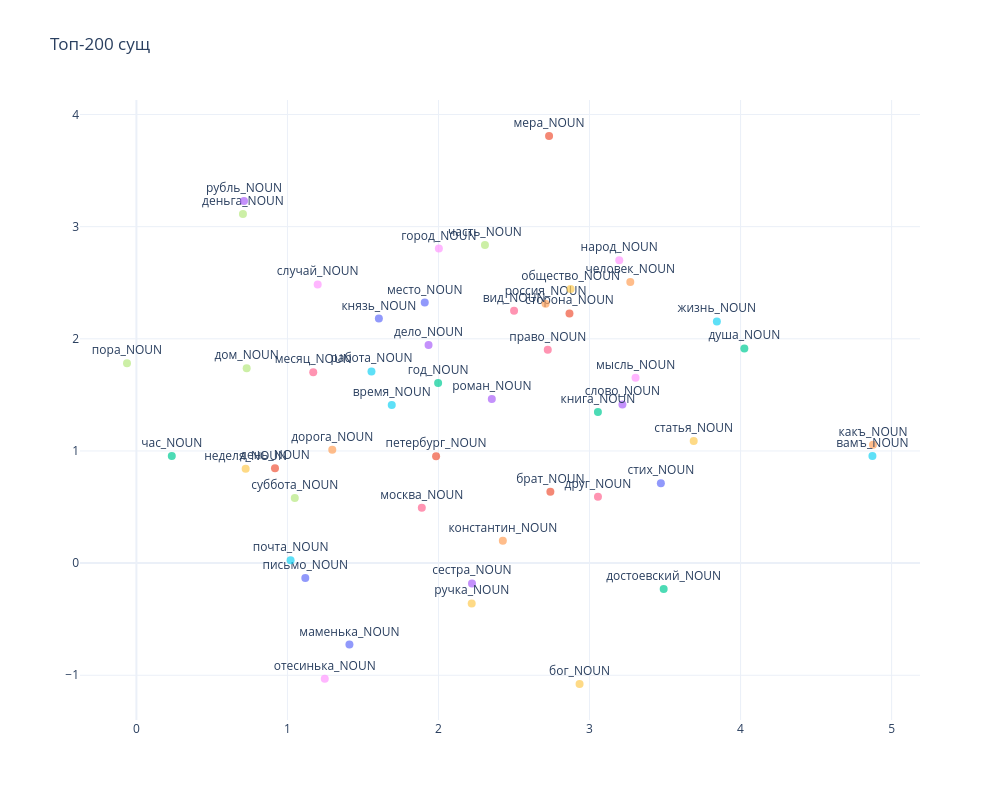

The code cell stored with this chart in its notebook:
### Markdown cell above
То же самое, но с красивой библиотекой plotly.

### Code cell
import plotly.graph_objects as go

fig = go.Figure()
for i, word in enumerate(words_nouns):
    x, y = tsne_vectors[i, :]
    fig.add_trace(
        go.Scatter(
            x=[x],
            y=[y],
            mode="markers+text",
            text=[word],
            textposition="top center",
            marker=dict(size=8, opacity=0.7))
    )

fig.update_layout(
    title="Топ-200 сущ",
    showlegend=False,
    hovermode="closest",
    width=1000,
    height=800,
    template="plotly_white"
)
fig.show()

### Figure 1 — Plotly figure (JSON) as saved in the notebook; plotly's stock layout.template omitted (floating-point values rounded to 4 significant figures)
{"data": [{"marker": {"opacity": 0.7, "size": 8}, "mode": "markers+text", "text": ["письмо_NOUN"], "textposition": "top center", "type": "scatter", "x": [1.118], "y": [-0.1329]}, {"marker": {"opacity": 0.7, "size": 8}, "mode": "markers+text", "text": ["день_NOUN"], "textposition": "top center", "type": "scatter", "x": [0.9175], "y": [0.8464]}, {"marker": {"opacity": 0.7, "size": 8}, "mode": "markers+text", "text": ["год_NOUN"], "textposition": "top center", "type": "scatter", "x": [1.998], "y": [1.605]}, {"marker": {"opacity": 0.7, "size": 8}, "mode": "markers+text", "text": ["дело_NOUN"], "textposition": "top center", "type": "scatter", "x": [1.934], "y": [1.944]}, {"marker": {"opacity": 0.7, "size": 8}, "mode": "markers+text", "text": ["человек_NOUN"], "textposition": "top center", "type": "scatter", "x": [3.27], "y": [2.507]}, {"marker": {"opacity": 0.7, "size": 8}, "mode": "markers+text", "text": ["время_NOUN"], "textposition": "top center", "type": "scatter", "x": [1.691], "y": [1.409]}, {"marker": {"opacity": 0.7, "size": 8}, "mode": "markers+text", "text": ["москва_NOUN"], "textposition": "top center", "type": "scatter", "x": [1.89], "y": [0.4943]}, {"marker": {"opacity": 0.7, "size": 8}, "mode": "markers+text", "text": ["деньга_NOUN"], "textposition": "top center", "type": "scatter", "x": [0.7054], "y": [3.112]}, {"marker": {"opacity": 0.7, "size": 8}, "mode": "markers+text", "text": ["отесинька_NOUN"], "textposition": "top center", "type": "scatter", "x": [1.247], "y": [-1.031]}, {"marker": {"opacity": 0.7, "size": 8}, "mode": "markers+text", "text": ["бог_NOUN"], "textposition": "top center", "type": "scatter", "x": [2.934], "y": [-1.078]}, {"marker": {"opacity": 0.7, "size": 8}, "mode": "markers+text", "text": ["маменька_NOUN"], "textposition": "top center", "type": "scatter", "x": [1.41], "y": [-0.7267]}, {"marker": {"opacity": 0.7, "size": 8}, "mode": "markers+text", "text": ["петербург_NOUN"], "textposition": "top center", "type": "scatter", "x": [1.984], "y": [0.9529]}, {"marker": {"opacity": 0.7, "size": 8}, "mode": "markers+text", "text": ["час_NOUN"], "textposition": "top center", "type": "scatter", "x": [0.2343], "y": [0.9555]}, {"marker": {"opacity": 0.7, "size": 8}, "mode": "markers+text", "text": ["слово_NOUN"], "textposition": "top center", "type": "scatter", "x": [3.218], "y": [1.415]}, {"marker": {"opacity": 0.7, "size": 8}, "mode": "markers+text", "text": ["константин_NOUN"], "textposition": "top center", "type": "scatter", "x": [2.426], "y": [0.2001]}, {"marker": {"opacity": 0.7, "size": 8}, "mode": "markers+text", "text": ["жизнь_NOUN"], "textposition": "top center", "type": "scatter", "x": [3.843], "y": [2.155]}, {"marker": {"opacity": 0.7, "size": 8}, "mode": "markers+text", "text": ["друг_NOUN"], "textposition": "top center", "type": "scatter", "x": [3.056], "y": [0.5924]}, {"marker": {"opacity": 0.7, "size": 8}, "mode": "markers+text", "text": ["дом_NOUN"], "textposition": "top center", "type": "scatter", "x": [0.73], "y": [1.737]}, {"marker": {"opacity": 0.7, "size": 8}, "mode": "markers+text", "text": ["случай_NOUN"], "textposition": "top center", "type": "scatter", "x": [1.2], "y": [2.485]}, {"marker": {"opacity": 0.7, "size": 8}, "mode": "markers+text", "text": ["неделя_NOUN"], "textposition": "top center", "type": "scatter", "x": [0.7234], "y": [0.841]}, {"marker": {"opacity": 0.7, "size": 8}, "mode": "markers+text", "text": ["место_NOUN"], "textposition": "top center", "type": "scatter", "x": [1.909], "y": [2.323]}, {"marker": {"opacity": 0.7, "size": 8}, "mode": "markers+text", "text": ["брат_NOUN"], "textposition": "top center", "type": "scatter", "x": [2.741], "y": [0.6365]}, {"marker": {"opacity": 0.7, "size": 8}, "mode": "markers+text", "text": ["душа_NOUN"], "textposition": "top center", "type": "scatter", "x": [4.025], "y": [1.914]}, {"marker": {"opacity": 0.7, "size": 8}, "mode": "markers+text", "text": ["сестра_NOUN"], "textposition": "top center", "type": "scatter", "x": [2.222], "y": [-0.1811]}, {"marker": {"opacity": 0.7, "size": 8}, "mode": "markers+text", "text": ["дорога_NOUN"], "textposition": "top center", "type": "scatter", "x": [1.297], "y": [1.011]}, {"marker": {"opacity": 0.7, "size": 8}, "mode": "markers+text", "text": ["почта_NOUN"], "textposition": "top center", "type": "scatter", "x": [1.021], "y": [0.02523]}, {"marker": {"opacity": 0.7, "size": 8}, "mode": "markers+text", "text": ["месяц_NOUN"], "textposition": "top center", "type": "scatter", "x": [1.171], "y": [1.702]}, {"marker": {"opacity": 0.7, "size": 8}, "mode": "markers+text", "text": ["часть_NOUN"], "textposition": "top center", "type": "scatter", "x": [2.308], "y": [2.835]}, {"marker": {"opacity": 0.7, "size": 8}, "mode": "markers+text", "text": ["город_NOUN"], "textposition": "top center", "type": "scatter", "x": [2.003], "y": [2.804]}, {"marker": {"opacity": 0.7, "size": 8}, "mode": "markers+text", "text": ["статья_NOUN"], "textposition": "top center", "type": "scatter", "x": [3.69], "y": [1.089]}, {"marker": {"opacity": 0.7, "size": 8}, "mode": "markers+text", "text": ["стих_NOUN"], "textposition": "top center", "type": "scatter", "x": [3.472], "y": [0.7113]}, {"marker": {"opacity": 0.7, "size": 8}, "mode": "markers+text", "text": ["сторона_NOUN"], "textposition": "top center", "type": "scatter", "x": [2.867], "y": [2.226]}, {"marker": {"opacity": 0.7, "size": 8}, "mode": "markers+text", "text": ["книга_NOUN"], "textposition": "top center", "type": "scatter", "x": [3.056], "y": [1.348]}, {"marker": {"opacity": 0.7, "size": 8}, "mode": "markers+text", "text": ["рубль_NOUN"], "textposition": "top center", "type": "scatter", "x": [0.7123], "y": [3.229]}, {"marker": {"opacity": 0.7, "size": 8}, "mode": "markers+text", "text": ["какъ_NOUN"], "textposition": "top center", "type": "scatter", "x": [4.877], "y": [1.056]}, {"marker": {"opacity": 0.7, "size": 8}, "mode": "markers+text", "text": ["работа_NOUN"], "textposition": "top center", "type": "scatter", "x": [1.556], "y": [1.709]}, {"marker": {"opacity": 0.7, "size": 8}, "mode": "markers+text", "text": ["право_NOUN"], "textposition": "top center", "type": "scatter", "x": [2.724], "y": [1.903]}, {"marker": {"opacity": 0.7, "size": 8}, "mode": "markers+text", "text": ["пора_NOUN"], "textposition": "top center", "type": "scatter", "x": [-0.06229], "y": [1.781]}, {"marker": {"opacity": 0.7, "size": 8}, "mode": "markers+text", "text": ["мысль_NOUN"], "textposition": "top center", "type": "scatter", "x": [3.305], "y": [1.652]}, {"marker": {"opacity": 0.7, "size": 8}, "mode": "markers+text", "text": ["ручка_NOUN"], "textposition": "top center", "type": "scatter", "x": [2.22], "y": [-0.36]}, {"marker": {"opacity": 0.7, "size": 8}, "mode": "markers+text", "text": ["князь_NOUN"], "textposition": "top center", "type": "scatter", "x": [1.605], "y": [2.181]}, {"marker": {"opacity": 0.7, "size": 8}, "mode": "markers+text", "text": ["мера_NOUN"], "textposition": "top center", "type": "scatter", "x": [2.732], "y": [3.808]}, {"marker": {"opacity": 0.7, "size": 8}, "mode": "markers+text", "text": ["достоевский_NOUN"], "textposition": "top center", "type": "scatter", "x": [3.491], "y": [-0.2316]}, {"marker": {"opacity": 0.7, "size": 8}, "mode": "markers+text", "text": ["роман_NOUN"], "textposition": "top center", "type": "scatter", "x": [2.353], "y": [1.464]}, {"marker": {"opacity": 0.7, "size": 8}, "mode": "markers+text", "text": ["россия_NOUN"], "textposition": "top center", "type": "scatter", "x": [2.709], "y": [2.312]}, {"marker": {"opacity": 0.7, "size": 8}, "mode": "markers+text", "text": ["вамъ_NOUN"], "textposition": "top center", "type": "scatter", "x": [4.873], "y": [0.9542]}, {"marker": {"opacity": 0.7, "size": 8}, "mode": "markers+text", "text": ["вид_NOUN"], "textposition": "top center", "type": "scatter", "x": [2.5], "y": [2.251]}, {"marker": {"opacity": 0.7, "size": 8}, "mode": "markers+text", "text": ["суббота_NOUN"], "textposition": "top center", "type": "scatter", "x": [1.049], "y": [0.5806]}, {"marker": {"opacity": 0.7, "size": 8}, "mode": "markers+text", "text": ["народ_NOUN"], "textposition": "top center", "type": "scatter", "x": [3.197], "y": [2.701]}, {"marker": {"opacity": 0.7, "size": 8}, "mode": "markers+text", "text": ["общество_NOUN"], "textposition": "top center", "type": "scatter", "x": [2.875], "y": [2.445]}], "layout": {"height": 800, "hovermode": "closest", "showlegend": false, "title": {"text": "Топ-200 сущ"}, "width": 1000}}
